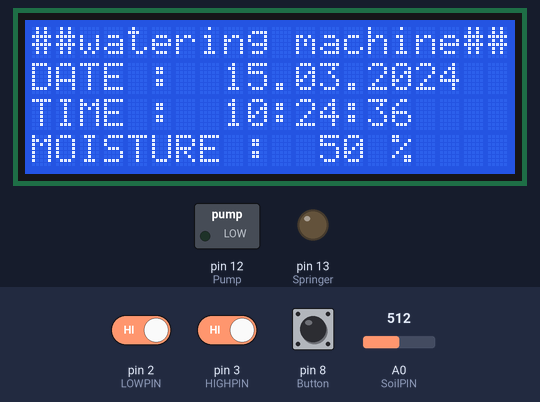
Simulated run of this sketch. Board: Arduino Uno, built with avr-gcc and run on an emulated ATmega328P. Parts: 20×4 character LCD, switched loads named in the sketch (green lamp = pin HIGH), output pins drawn as LEDs (lit = HIGH). Inputs (shaded band) come from the test bench; at power-on: A0 (SoilPIN) = 512, pin 2 (LOWPIN) HIGH, pin 3 (HIGHPIN) HIGH, pin 8 (Button) HIGH. The local clock reads 2024-03-15 10:24:30 at power-on unless the sketch sets it.

Above: at 6.3 s.
6.4 s: A0 (SoilPIN) set to 800
At 7.8 s:
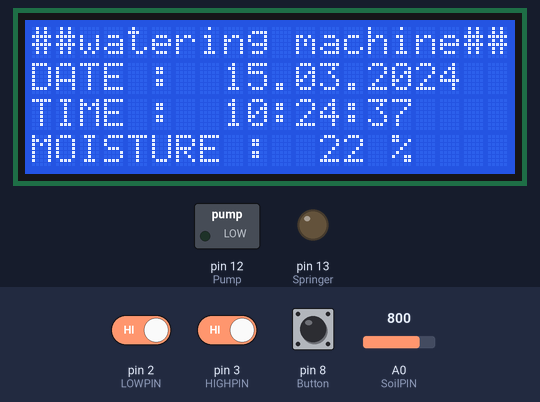
8.5 s: A0 (SoilPIN) set to 829
At 9.8 s:
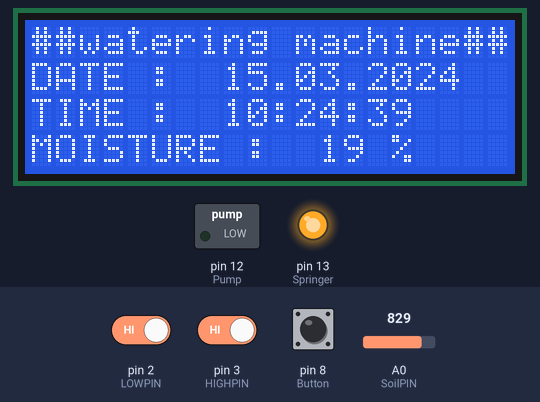
11.5 s: A0 (SoilPIN) set to 900
At 12.8 s:
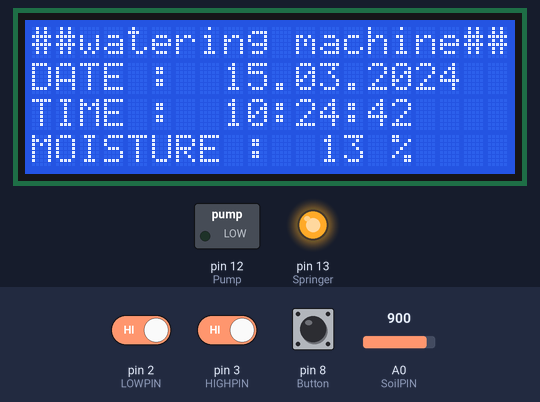
13.5 s: pin 2 (LOWPIN) driven LOW and pin 3 (HIGHPIN) driven LOW
At 14.8 s:
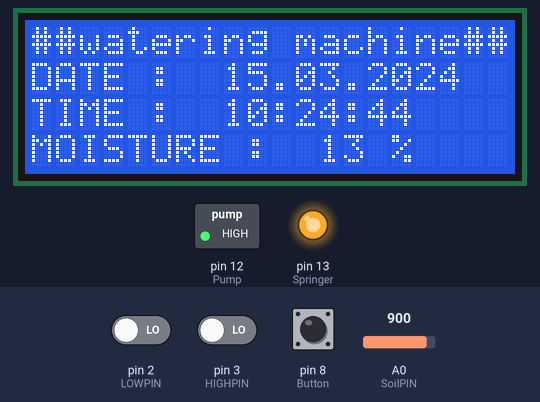
16.5 s: A0 (SoilPIN) set to 432
At 17.7 s:
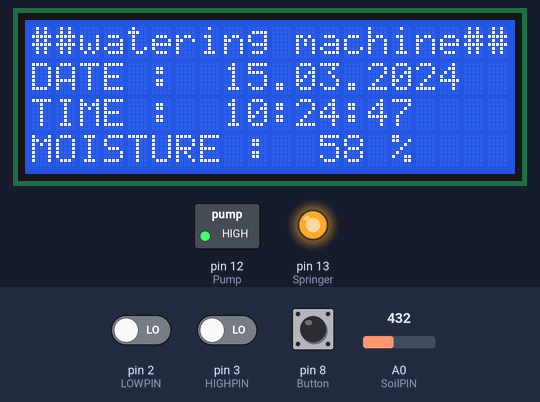
18.5 s: A0 (SoilPIN) set to 409
At 20.3 s:
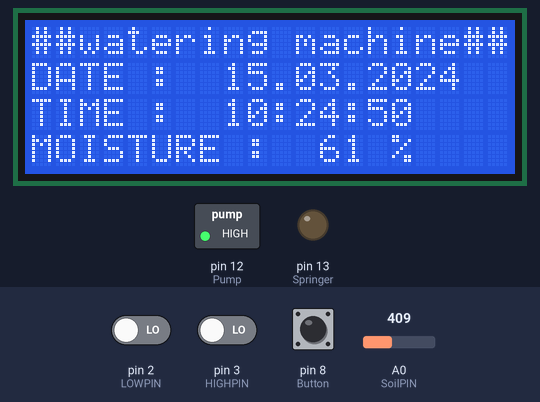
Timing chart, 0 to 21.8 s (numbered marks = the images above; inputs shaded):
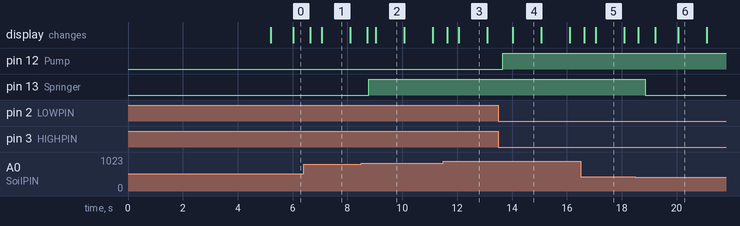

Measured:
- the behaviour switches between 818 and 819 on A0 (SoilPIN) (found by bisection; images 1 and 2)
- the behaviour switches between 420 and 419 on A0 (SoilPIN) (found by bisection; images 5 and 6)
- after the input at 8.5 s, pin 13 (Springer): LOW → HIGH after 0.27 s
- after the input at 13.5 s, pin 12 (Pump): LOW → HIGH after 0.16 s
- after the input at 18.5 s, pin 13 (Springer): HIGH → LOW after 0.36 s
- what the display in image 2 shows lasts 1.1 s, from 9.0 s to 10.1 s

The sketch:

Moisture.ino
```cpp
#include <Wire.h>
#include <LiquidCrystal_I2C.h>
#include <DS1302.h>

#define SoilPIN A0
#define Pump 12
#define Springer 13
#define Button 8
#define LOWPIN 2
#define HIGHPIN 3
#define PersentMIN 20
#define PersentMAX 60
#define ON HIGH
#define OFF LOW

bool Springerstatus = 0, statusBT = 0, Pumpstatus = 0;
int SoilValue = 0, PersentSoil = 0, timeHo = 0;
int PINx2 =0,PINx3=0;

LiquidCrystal_I2C lcd(0x3F, 20, 4); //A4 = SDA    A5 = SCL
DS1302 rtc(9, 10, 11);              //RST DAT CLK
Time t;
void setup(){
  Serial.begin(9600);
  Wire.begin();
  lcd.begin();
  pinMode(Pump,OUTPUT);
  pinMode(Springer,OUTPUT);
  pinMode(Button,INPUT_PULLUP);
  pinMode(LOWPIN,INPUT);
  pinMode(HIGHPIN,INPUT);


  rtc.halt(false);
  rtc.writeProtect(false);
  //หากต้องการตั้งเวลาให้ลบคอมเมนต์ออก
  //rtc.setDOW(5);        // Set Day-of-Week to FRIDAY
  //rtc.setTime(12, 58, 0);     // Set the time to 12:00:00 (24hr format)
  //rtc.setDate(28, 10, 2017);   // Set the date to August 6th, 2010
  IMNTECH();
}
void loop(){
  t = rtc.getTime();
  timeHo = t.hour;
  ReadSensor();
  PumpAuto();
  Present();
  Manual();  Automatic();

  delay(100);
}
void IMNTECH(){
  lcd.setCursor(0, 0);  lcd.print("  Welcome Moisture  ");
  lcd.setCursor(0, 1);  lcd.print("       N.Tech       ");
  lcd.setCursor(0, 2);  lcd.print("     ELECTRONIC     ");delay(5000);  lcd.clear();
  lcd.setCursor(0, 0);  lcd.print("##watering machine##");
}
void Present(){
  lcd.setCursor(0, 1);  lcd.print("DATE :  ");lcd.print(rtc.getDateStr());
  lcd.setCursor(0, 2);  lcd.print("TIME :  ");lcd.print(rtc.getTimeStr());
  lcd.setCursor(0, 3);  lcd.print("MOISTURE :  ");lcd.print(PersentSoil);lcd.print(" %  ");
}
void ReadSensor(){
  PINx2 = digitalRead(LOWPIN);
  PINx3 = digitalRead(HIGHPIN);
  SoilValue = analogRead(SoilPIN);
  PersentSoil = map(SoilValue,0,1023,100,0);
}
void Manual(){
  if (digitalRead(Button) == 0) {
    statusBT = !statusBT;
    digitalWrite(Springer, statusBT);
  }while(digitalRead(Button) == 0);
  delay(50);
}
void Automatic(){
  if(statusBT==0){
    if((timeHo<=18)&&(timeHo>=7)){
      if(PersentSoil<=PersentMIN){
        while(PersentSoil<PersentMAX){      //รดน้ำจนกว่าความชื้นจะถึงค่า MAX
          //เหลือวัดระดับน้ำ
          digitalWrite(Springer, ON);
          ReadSensor();
          Present();
          Manual();
          PumpAuto();
        }
      }else{digitalWrite(Springer, OFF);}
    }
  }
}
void PumpAuto(){
  if((PINx2==0)&&(PINx3==0)){
    digitalWrite(Pump, ON);
    Pumpstatus = 1;
  }
  if((PINx2==1)&&(PINx3==1)){
    digitalWrite(Pump, OFF);
    Pumpstatus = 0;
  }
  if((PINx2==1)&&(PINx3==0)&&(Pumpstatus==1)){digitalWrite(Pump, ON);}
  if((PINx2==1)&&(PINx3==0)&&(Pumpstatus==0)){digitalWrite(Pump, OFF);}
}
```
